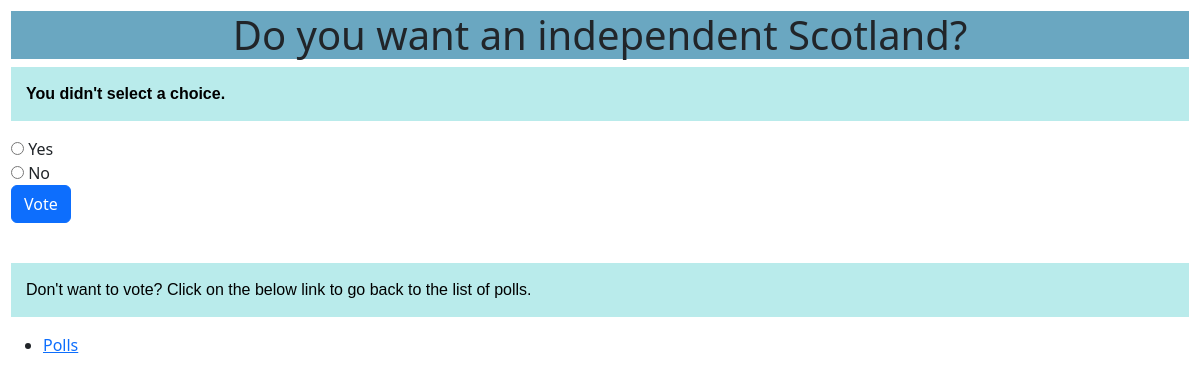
/polls/1/vote/ (signed in), run on the app's committed database.
### polls/models.py (models this page shows, shortened)
class Question(models.Model):
    question_text = models.CharField(max_length=200)
    pub_date = models.DateTimeField('date published')

class Choice(models.Model):
    question = models.ForeignKey(Question, on_delete=models.CASCADE)
    choice_text = models.CharField(max_length=200)
    votes = models.IntegerField(default=0)

### polls/views.py (the view)
# urls.py: path('<int:question_id>/vote/', views.vote, name='vote'),
@login_required(login_url = '/user_auth/')
def vote(request, question_id):
    question = get_object_or_404(Question, pk=question_id)
    try:
        selected_choice = question.choice_set.get(
            pk=request.POST['choice']
        )
    except (KeyError, Choice.DoesNotExist):
        return render(request, 'polls/detail.html',
            {'question': question,'error_message': "You didn't select a choice."})
    else:
        selected_choice.votes += 1
        selected_choice.save()
        return HttpResponseRedirect(
            reverse('polls:results', args=(question_id,))
        )

### polls/templates/polls/detail.html (shortened to what this page needs)
{% load static %}
<link href = "{% static 'indexCSS.css' %}" rel = "stylesheet" type = "text/css">
<!DOCTYPE html>
<html>
    <head>
        <link href="https://cdn.jsdelivr.net/npm/bootstrap@5.3.0-alpha1/dist/css/bootstrap.min.css" rel="stylesheet">
    </head>
    <body>
        <h1> {{question.question_text}}</h1>
        {% if error_message %}
        <p><strong>{{error_message}}</strong></p>
        {% endif %}
        <form action="{% url 'polls:vote' question.id %}" method="post">
            {% for choice in question.choice_set.all %}
                <input type="radio" name="choice" id="choice {{
                forloop.counter
                }}" value="{{ choice.id }}" />
                <label for="choice {{ forloop.counter }}">
                {{ choice.choice_text }}
            </label>
            <br />
            {% endfor %}
            <div class="col-12">
                <input type="submit" class="btn btn-primary" value="Vote" />
            </div>
        </form>
        <br>
        <p>Don't want to vote? Click on the below link to go back to the list of polls.</p>
        <ul>
            <li><a href="/polls">Polls</a></li>
        </ul>
    </body>
</html>

### candidate_app/static/indexCSS.css (style rules this page uses)
p { color: black; font-family: 'Gill Sans', 'Gill Sans MT', Calibri, 'Trebuchet MS', sans-serif; padding: 15px; background-color: rgb(185, 235, 235); }
body { text-align: left; background-color: rgb(185, 235, 235); padding: 11px; }
h1 { text-align: center; color: darkblue; background-color: rgb(106, 167, 193); top: 0; position: sticky; }

### data on the page
Question: question_text "Do you want an independent Scotland?"
Choice: choice_text "Yes"
Choice: choice_text "No"

### other printed values
{{ error_message }} "You didn't select a choice."
